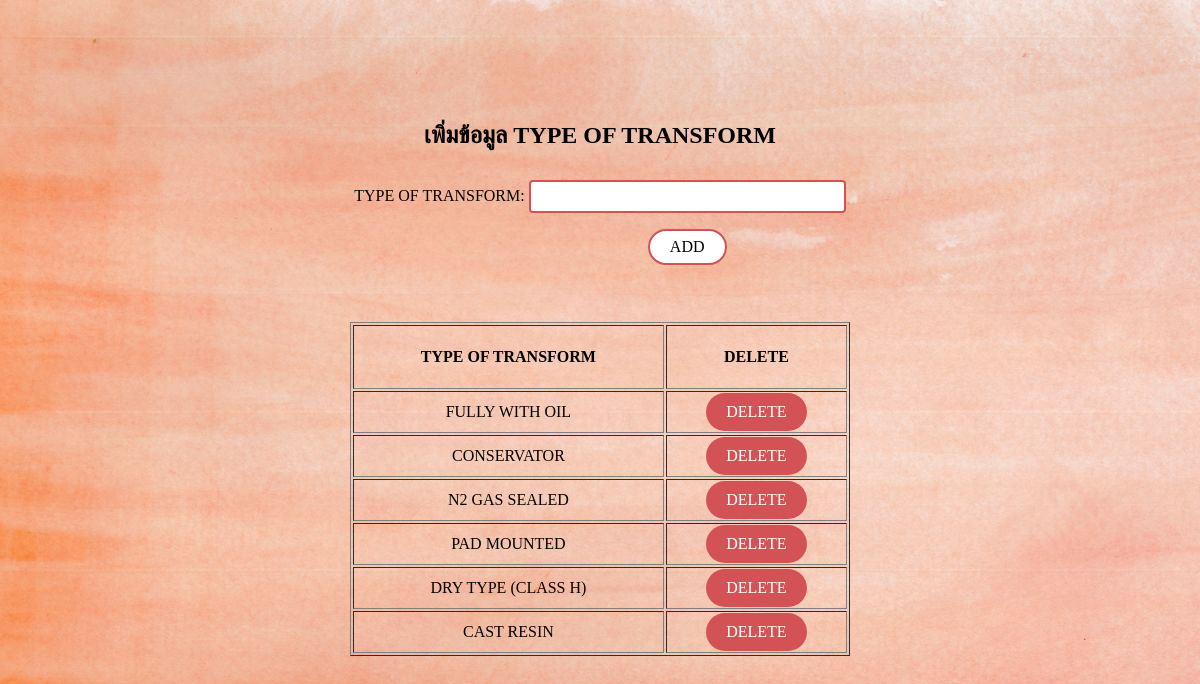
The page /project/addTypetransform.php on the database its author committed.
### tables this page shows
CREATE TABLE `typetransform` (
  `idtypetransform` int(11) NOT NULL,
  `typetransformname` varchar(45) NOT NULL
);

### project/addTypetransform.php (the view, shortened to what this page needs)
<?php require_once('Connections/dbconnect.php'); ?>
<?php
$editFormAction = $_SERVER['PHP_SELF'];
if (isset($_SERVER['QUERY_STRING'])) {
  $editFormAction .= "?" . htmlentities($_SERVER['QUERY_STRING']);
}
$query_Recordset1 = "SELECT * FROM typetransform";
$Recordset1 = mysql_query($query_Recordset1, $dbconnect) or die(mysql_error());
$row_Recordset1 = mysql_fetch_assoc($Recordset1);
?>
<!DOCTYPE html PUBLIC "-//W3C//DTD XHTML 1.0 Transitional//EN" "http://www.w3.org/TR/xhtml1/DTD/xhtml1-transitional.dtd">
<html xmlns="http://www.w3.org/1999/xhtml">
<head>
</head>
<body>
<p>&nbsp;</p>
<p>&nbsp;</p>
<p>&nbsp;</p>
<form action="<?php echo $editFormAction; ?>" method="post" name="form1" id="form1" onSubmit="JavaScript:return fncSubmit();">
  <h2 align="center">เพิ่มข้อมูล TYPE OF TRANSFORM</h2>
  <table align="center">
    <tr valign="baseline">
      <td nowrap="nowrap" align="right">TYPE OF TRANSFORM:</td>
      <td><input type="text" name="typetransformname" value="" size="32" /></td>
    </tr>
    <tr valign="baseline">
      <td nowrap="nowrap" align="right"><div align="center"></div></td>
      <td><div align="center">
        <input type="submit" class="button button5" value="ADD" />
      </div></td>
    </tr>
  </table>
  <div align="center">
    <p>&nbsp; </p>
    <table width="500" border="1">
      <tr>
        <td><div align="center">
          <h4>TYPE OF TRANSFORM</h4>
        </div></td>
        <td><div align="center">
          <h4>DELETE</h4>
        </div></td>
      </tr>
      <?php do { ?>
        <tr>
          <td><div align="center" id="typetransformname"><?php echo $row_Recordset1['typetransformname']; ?></div></td>
          <td><div align="center"><a href="delete.php?typetransformname=<?php echo $row_Recordset1['typetransformname']; ?>" onClick="return chkdel();">DELETE</a></div></td>
        </tr>
        <?php } while ($row_Recordset1 = mysql_fetch_assoc($Recordset1)); ?>
    </table>
  </div>
</form>
<p>&nbsp;</p>
</body>
</html>

### project/addTypetransform.php (style rules this page uses)
body { background-image: url(img/bg3.jpg); background-color: #f4c7bd; background-attachment: fixed; }
body,td,th { font-family: "Comic Sans MS", cursive; }
a:link, a:visited { background-color: #d35256; color: white; padding: 10px 20px; text-align: center; text-decoration: none; display: inline-block; border-radius: 20px; }
.button { background-color: #d35256; border: none; color: white; padding: 7px 20px; text-align: center; text-decoration: none; display: inline-block; font-size: 16px; font-family: "Comic Sans MS", cursive; margin: 4px 2px; -webkit-transition-duration: 0.4s; transition-duration: 0.4s; cursor: pointer; }
.button5 { background-color: white; color: black; border: 2px solid #d35256; border-radius: 20px; }
input[type=text] { padding: 7px 20px; margin: 8px 0; box-sizing: border-box; border: 2px solid #d35256; border-radius: 4px; }

### rows shown on the page
typetransform: typetransformname "FULLY WITH OIL"
typetransform: typetransformname "CONSERVATOR"
typetransform: typetransformname "N2 GAS SEALED"
typetransform: typetransformname "PAD MOUNTED"
typetransform: typetransformname "DRY TYPE (CLASS H)"
typetransform: typetransformname "CAST RESIN"
